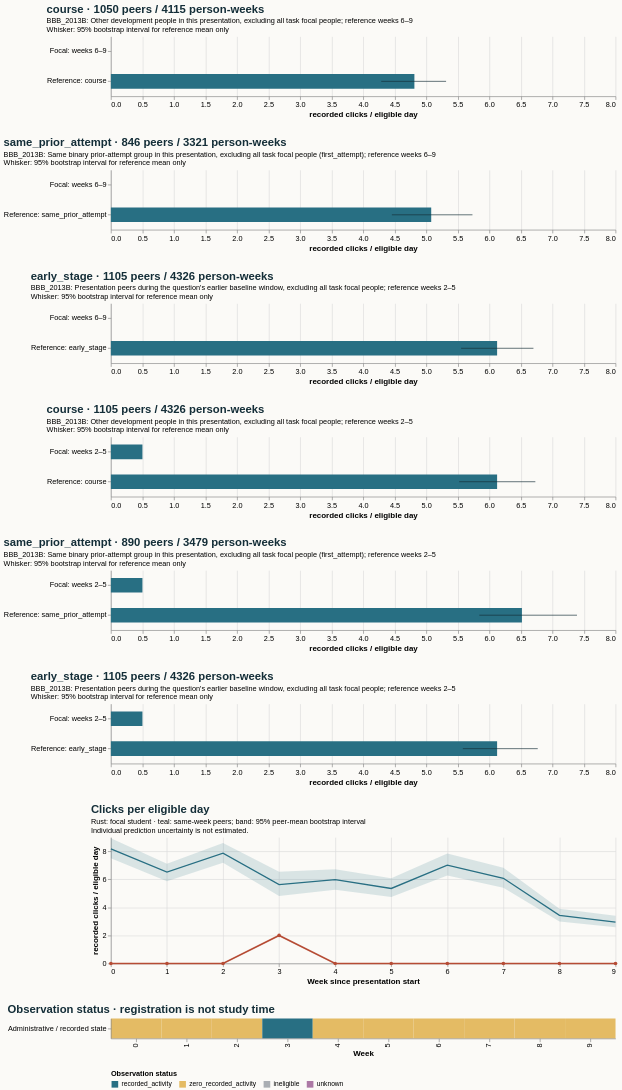

This figure's Vega-Lite source:
### Vega-Lite specification from a JSON file in a GitHub repository (floating-point values rounded to 4 significant figures)
{"$schema": "https://vega.github.io/schema/vega-lite/v5.20.1.json", "config": {"axis": {"labelFontSize": 11, "titleFontSize": 12}, "background": "#fbfaf7", "font": "sans-serif", "title": {"anchor": "start", "color": "#142e38", "fontSize": 17, "subtitleFontSize": 11}, "view": {"continuousHeight": 300, "continuousWidth": 300, "stroke": null}}, "datasets": {"data-092aed2665f8f89548e53bca0a2a637e": [{"end_day": 6, "focal_value": 0.0, "peer_ci_high": 8.939, "peer_ci_low": 7.497, "peer_mean": 8.174, "peer_observations": 1127, "peer_people": 1127, "reference": "course", "unit": "recorded clicks / eligible day", "week": 0}, {"end_day": 13, "focal_value": 0.0, "peer_ci_high": 7.107, "peer_ci_low": 5.869, "peer_mean": 6.521, "peer_observations": 1121, "peer_people": 1121, "reference": "course", "unit": "recorded clicks / eligible day", "week": 1}, {"end_day": 20, "focal_value": 0.0, "peer_ci_high": 8.592, "peer_ci_low": 7.179, "peer_mean": 7.865, "peer_observations": 1105, "peer_people": 1105, "reference": "course", "unit": "recorded clicks / eligible day", "week": 2}, {"end_day": 27, "focal_value": 2.0, "peer_ci_high": 6.537, "peer_ci_low": 4.809, "peer_mean": 5.625, "peer_observations": 1098, "peer_people": 1098, "reference": "course", "unit": "recorded clicks / eligible day", "week": 3}, {"end_day": 34, "focal_value": 0.0, "peer_ci_high": 6.728, "peer_ci_low": 5.265, "peer_mean": 5.982, "peer_observations": 1065, "peer_people": 1065, "reference": "course", "unit": "recorded clicks / eligible day", "week": 4}, {"end_day": 41, "focal_value": 0.0, "peer_ci_high": 6.074, "peer_ci_low": 4.743, "peer_mean": 5.35, "peer_observations": 1058, "peer_people": 1058, "reference": "course", "unit": "recorded clicks / eligible day", "week": 5}, {"end_day": 48, "focal_value": 0.0, "peer_ci_high": 7.841, "peer_ci_low": 6.268, "peer_mean": 7.012, "peer_observations": 1050, "peer_people": 1050, "reference": "course", "unit": "recorded clicks / eligible day", "week": 6}, {"end_day": 55, "focal_value": 0.0, "peer_ci_high": 6.835, "peer_ci_low": 5.396, "peer_mean": 6.076, "peer_observations": 1034, "peer_people": 1034, "reference": "course", "unit": "recorded clicks / eligible day", "week": 7}, {"end_day": 62, "focal_value": 0.0, "peer_ci_high": 3.903, "peer_ci_low": 2.99, "peer_mean": 3.431, "peer_observations": 1024, "peer_people": 1024, "reference": "course", "unit": "recorded clicks / eligible day", "week": 8}, {"end_day": 69, "focal_value": 0.0, "peer_ci_high": 3.402, "peer_ci_low": 2.585, "peer_mean": 2.953, "peer_observations": 1007, "peer_people": 1007, "reference": "course", "unit": "recorded clicks / eligible day", "week": 9}], "data-0f97547ea3e8c6976fefa3403fdad0dd": [{"hi": null, "lo": null, "series": "Focal: weeks 6–9", "value": 0.0}, {"hi": 6.699, "lo": 5.552, "series": "Reference: early_stage", "value": 6.123}], "data-15bd0a94f42031a5454b2a7a902c4ceb": [{"hi": null, "lo": null, "series": "Focal: weeks 6–9", "value": 0.0}, {"hi": 5.732, "lo": 4.455, "series": "Reference: same_prior_attempt", "value": 5.078}], "data-2b53c840f0656765f171b433c8e87623": [{"hi": null, "lo": null, "series": "Focal: weeks 2–5", "value": 0.5}, {"hi": 7.389, "lo": 5.841, "series": "Reference: same_prior_attempt", "value": 6.516}], "data-4848afc6112438ee59a29af24425f1d0": [{"hi": null, "lo": null, "series": "Focal: weeks 2–5", "value": 0.5}, {"hi": 6.729, "lo": 5.521, "series": "Reference: course", "value": 6.123}], "data-4a65ae7c8f1438d2d9c8ff5cc64fba4d": [{"eligible_days": 7.0, "end_day": 6, "logging_completeness": "unknown", "observation_status": "zero_recorded_activity", "row": "Administrative / recorded state", "score_status": "withheld_release_time_unknown", "start_day": 0, "value": 0.0, "week": 0}, {"eligible_days": 7.0, "end_day": 13, "logging_completeness": "unknown", "observation_status": "zero_recorded_activity", "row": "Administrative / recorded state", "score_status": "withheld_release_time_unknown", "start_day": 7, "value": 0.0, "week": 1}, {"eligible_days": 7.0, "end_day": 20, "logging_completeness": "unknown", "observation_status": "zero_recorded_activity", "row": "Administrative / recorded state", "score_status": "withheld_release_time_unknown", "start_day": 14, "value": 0.0, "week": 2}, {"eligible_days": 7.0, "end_day": 27, "logging_completeness": "unknown", "observation_status": "recorded_activity", "row": "Administrative / recorded state", "score_status": "withheld_release_time_unknown", "start_day": 21, "value": 2.0, "week": 3}, {"eligible_days": 7.0, "end_day": 34, "logging_completeness": "unknown", "observation_status": "zero_recorded_activity", "row": "Administrative / recorded state", "score_status": "withheld_release_time_unknown", "start_day": 28, "value": 0.0, "week": 4}, {"eligible_days": 7.0, "end_day": 41, "logging_completeness": "unknown", "observation_status": "zero_recorded_activity", "row": "Administrative / recorded state", "score_status": "withheld_release_time_unknown", "start_day": 35, "value": 0.0, "week": 5}, {"eligible_days": 7.0, "end_day": 48, "logging_completeness": "unknown", "observation_status": "zero_recorded_activity", "row": "Administrative / recorded state", "score_status": "withheld_release_time_unknown", "start_day": 42, "value": 0.0, "week": 6}, {"eligible_days": 7.0, "end_day": 55, "logging_completeness": "unknown", "observation_status": "zero_recorded_activity", "row": "Administrative / recorded state", "score_status": "withheld_release_time_unknown", "start_day": 49, "value": 0.0, "week": 7}, {"eligible_days": 7.0, "end_day": 62, "logging_completeness": "unknown", "observation_status": "zero_recorded_activity", "row": "Administrative / recorded state", "score_status": "withheld_release_time_unknown", "start_day": 56, "value": 0.0, "week": 8}, {"eligible_days": 7.0, "end_day": 69, "logging_completeness": "unknown", "observation_status": "zero_recorded_activity", "row": "Administrative / recorded state", "score_status": "withheld_release_time_unknown", "start_day": 63, "value": 0.0, "week": 9}], "data-6b3d47d13458a9c90342efe4a82b8203": [{"hi": null, "lo": null, "series": "Focal: weeks 2–5", "value": 0.5}, {"hi": 6.767, "lo": 5.579, "series": "Reference: early_stage", "value": 6.123}], "data-bcdba0b46f94e5c51eabcc0adb557a06": [{"hi": null, "lo": null, "series": "Focal: weeks 6–9", "value": 0.0}, {"hi": 5.314, "lo": 4.285, "series": "Reference: course", "value": 4.811}]}, "resolve": {"scale": {"color": "independent"}}, "spacing": 28, "vconcat": [{"data": {"name": "data-bcdba0b46f94e5c51eabcc0adb557a06"}, "height": 90, "layer": [{"encoding": {"x": {"field": "value", "scale": {"domain": [0, 7.759], "zero": true}, "title": "recorded clicks / eligible day", "type": "quantitative"}, "y": {"field": "series", "sort": null, "title": null, "type": "nominal"}}, "mark": {"color": "#286f83", "size": 22, "type": "bar"}}, {"encoding": {"x": {"field": "lo", "type": "quantitative"}, "x2": {"field": "hi"}, "y": {"field": "series", "sort": null, "title": null, "type": "nominal"}}, "mark": {"color": "#142e38", "type": "rule"}}], "title": {"subtitle": ["BBB_2013B: Other development people in this presentation, excluding all task focal people; reference weeks 6–9", "Whisker: 95% bootstrap interval for reference mean only"], "text": "course · 1050 peers / 4115 person-weeks"}, "width": 760}, {"data": {"name": "data-15bd0a94f42031a5454b2a7a902c4ceb"}, "height": 90, "layer": [{"encoding": {"x": {"field": "value", "scale": {"domain": [0, 7.759], "zero": true}, "title": "recorded clicks / eligible day", "type": "quantitative"}, "y": {"field": "series", "sort": null, "title": null, "type": "nominal"}}, "mark": {"color": "#286f83", "size": 22, "type": "bar"}}, {"encoding": {"x": {"field": "lo", "type": "quantitative"}, "x2": {"field": "hi"}, "y": {"field": "series", "sort": null, "title": null, "type": "nominal"}}, "mark": {"color": "#142e38", "type": "rule"}}], "title": {"subtitle": ["BBB_2013B: Same binary prior-attempt group in this presentation, excluding all task focal people (first_attempt); reference weeks 6–9", "Whisker: 95% bootstrap interval for reference mean only"], "text": "same_prior_attempt · 846 peers / 3321 person-weeks"}, "width": 760}, {"data": {"name": "data-0f97547ea3e8c6976fefa3403fdad0dd"}, "height": 90, "layer": [{"encoding": {"x": {"field": "value", "scale": {"domain": [0, 7.759], "zero": true}, "title": "recorded clicks / eligible day", "type": "quantitative"}, "y": {"field": "series", "sort": null, "title": null, "type": "nominal"}}, "mark": {"color": "#286f83", "size": 22, "type": "bar"}}, {"encoding": {"x": {"field": "lo", "type": "quantitative"}, "x2": {"field": "hi"}, "y": {"field": "series", "sort": null, "title": null, "type": "nominal"}}, "mark": {"color": "#142e38", "type": "rule"}}], "title": {"subtitle": ["BBB_2013B: Presentation peers during the question's earlier baseline window, excluding all task focal people; reference weeks 2–5", "Whisker: 95% bootstrap interval for reference mean only"], "text": "early_stage · 1105 peers / 4326 person-weeks"}, "width": 760}, {"data": {"name": "data-4848afc6112438ee59a29af24425f1d0"}, "height": 90, "layer": [{"encoding": {"x": {"field": "value", "scale": {"domain": [0, 7.759], "zero": true}, "title": "recorded clicks / eligible day", "type": "quantitative"}, "y": {"field": "series", "sort": null, "title": null, "type": "nominal"}}, "mark": {"color": "#286f83", "size": 22, "type": "bar"}}, {"encoding": {"x": {"field": "lo", "type": "quantitative"}, "x2": {"field": "hi"}, "y": {"field": "series", "sort": null, "title": null, "type": "nominal"}}, "mark": {"color": "#142e38", "type": "rule"}}], "title": {"subtitle": ["BBB_2013B: Other development people in this presentation, excluding all task focal people; reference weeks 2–5", "Whisker: 95% bootstrap interval for reference mean only"], "text": "course · 1105 peers / 4326 person-weeks"}, "width": 760}, {"data": {"name": "data-2b53c840f0656765f171b433c8e87623"}, "height": 90, "layer": [{"encoding": {"x": {"field": "value", "scale": {"domain": [0, 7.759], "zero": true}, "title": "recorded clicks / eligible day", "type": "quantitative"}, "y": {"field": "series", "sort": null, "title": null, "type": "nominal"}}, "mark": {"color": "#286f83", "size": 22, "type": "bar"}}, {"encoding": {"x": {"field": "lo", "type": "quantitative"}, "x2": {"field": "hi"}, "y": {"field": "series", "sort": null, "title": null, "type": "nominal"}}, "mark": {"color": "#142e38", "type": "rule"}}], "title": {"subtitle": ["BBB_2013B: Same binary prior-attempt group in this presentation, excluding all task focal people (first_attempt); reference weeks 2–5", "Whisker: 95% bootstrap interval for reference mean only"], "text": "same_prior_attempt · 890 peers / 3479 person-weeks"}, "width": 760}, {"data": {"name": "data-6b3d47d13458a9c90342efe4a82b8203"}, "height": 90, "layer": [{"encoding": {"x": {"field": "value", "scale": {"domain": [0, 7.759], "zero": true}, "title": "recorded clicks / eligible day", "type": "quantitative"}, "y": {"field": "series", "sort": null, "title": null, "type": "nominal"}}, "mark": {"color": "#286f83", "size": 22, "type": "bar"}}, {"encoding": {"x": {"field": "lo", "type": "quantitative"}, "x2": {"field": "hi"}, "y": {"field": "series", "sort": null, "title": null, "type": "nominal"}}, "mark": {"color": "#142e38", "type": "rule"}}], "title": {"subtitle": ["BBB_2013B: Presentation peers during the question's earlier baseline window, excluding all task focal people; reference weeks 2–5", "Whisker: 95% bootstrap interval for reference mean only"], "text": "early_stage · 1105 peers / 4326 person-weeks"}, "width": 760}, {"data": {"name": "data-092aed2665f8f89548e53bca0a2a637e"}, "height": 190, "layer": [{"encoding": {"x": {"axis": {"tickMinStep": 1}, "field": "week", "title": "Week since presentation start", "type": "quantitative"}, "y": {"field": "peer_ci_low", "scale": {"zero": true}, "title": "recorded clicks / eligible day", "type": "quantitative"}, "y2": {"field": "peer_ci_high"}}, "mark": {"color": "#286f83", "opacity": 0.16, "type": "area"}}, {"encoding": {"tooltip": [{"field": "week", "type": "quantitative"}, {"field": "peer_mean", "type": "quantitative"}, {"field": "peer_people", "type": "quantitative"}, {"field": "peer_observations", "type": "quantitative"}], "x": {"field": "week", "type": "quantitative"}, "y": {"field": "peer_mean", "type": "quantitative"}}, "mark": {"color": "#286f83", "strokeWidth": 2, "type": "line"}}, {"encoding": {"tooltip": [{"field": "week", "type": "quantitative"}, {"field": "focal_value", "type": "quantitative"}], "x": {"field": "week", "type": "quantitative"}, "y": {"field": "focal_value", "type": "quantitative"}}, "mark": {"color": "#b64c35", "point": {"color": "#b64c35"}, "strokeWidth": 2.5, "type": "line"}}], "title": {"subtitle": ["Rust: focal student · teal: same-week peers; band: 95% peer-mean bootstrap interval", "Individual prediction uncertainty is not estimated."], "text": "Clicks per eligible day"}, "width": 760}, {"data": {"name": "data-4a65ae7c8f1438d2d9c8ff5cc64fba4d"}, "encoding": {"color": {"field": "observation_status", "legend": {"labelLimit": 260, "orient": "bottom"}, "scale": {"domain": ["recorded_activity", "zero_recorded_activity", "ineligible", "unknown"], "range": ["#286f83", "#e4bb64", "#aaaeb3", "#ac78a5"]}, "title": "Observation status", "type": "nominal"}, "tooltip": [{"field": "week", "type": "quantitative"}, {"field": "eligible_days", "type": "quantitative"}, {"field": "observation_status", "type": "nominal"}, {"field": "logging_completeness", "type": "nominal"}], "x": {"field": "week", "title": "Week", "type": "ordinal"}, "y": {"field": "row", "title": null, "type": "nominal"}}, "height": 30, "mark": {"type": "rect"}, "title": "Observation status · registration is not study time", "width": 760}]}
